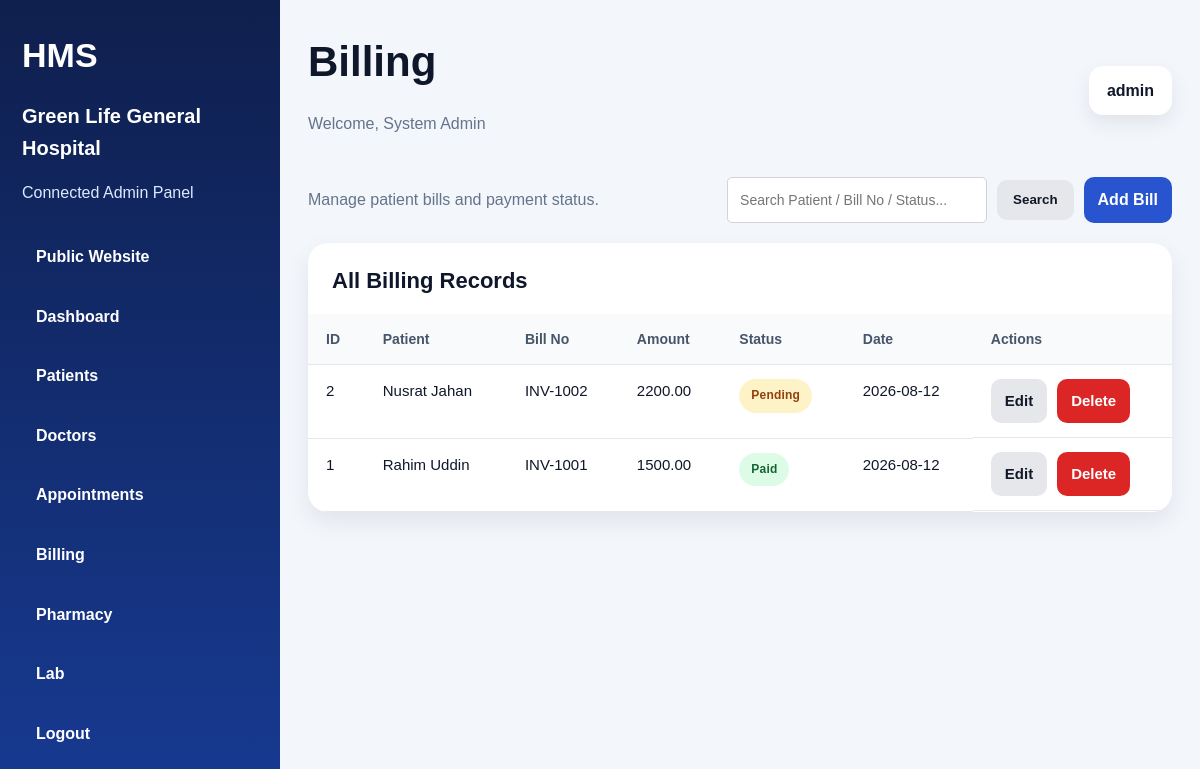
The page /admin/modules/billing/index.php (signed in) on the database its author committed.
### tables this page shows
CREATE TABLE billing (
  id INT AUTO_INCREMENT PRIMARY KEY,
  patient_id INT NOT NULL,
  bill_no VARCHAR(50) NOT NULL,
  amount DECIMAL(10,2) NOT NULL,
  payment_status VARCHAR(20) NOT NULL DEFAULT 'Pending',
  billing_date DATE NOT NULL,
  created_at DATETIME NOT NULL,
  CONSTRAINT fk_billing_patient FOREIGN KEY (patient_id) REFERENCES patients(id) ON DELETE CASCADE
);

CREATE TABLE patients (
  id INT AUTO_INCREMENT PRIMARY KEY,
  name VARCHAR(120) NOT NULL,
  age INT DEFAULT 0,
  gender VARCHAR(20) DEFAULT 'Male',
  phone VARCHAR(30) NOT NULL,
  blood_group VARCHAR(10) DEFAULT '',
  address VARCHAR(255) DEFAULT '',
  created_at DATETIME NOT NULL
);

### config/app.php (called while the page is built, shortened)
<?php
function e($v): string
{
    return htmlspecialchars((string) $v, ENT_QUOTES, 'UTF-8');
}
function status_badge_class(string $status): string
{
    $s = strtolower($status);
    return in_array($s, ['paid', 'completed', 'available', 'normal', 'active'])
        ? 'badge success'
        : (
            in_array($s, ['pending', 'scheduled', 'low stock'])
                ? 'badge warning'
                : 'badge'
        );
}

### admin/modules/billing/index.php (the view, shortened to what this page needs)
<?php
require_once __DIR__ . '/../../../config/database.php';
$sql = "
    SELECT
        b.*,
        p.name AS patient_name
    FROM billing b
    LEFT JOIN patients p ON p.id = b.patient_id
";
$params = [];
$sql .= " ORDER BY b.id DESC";
$stmt = $pdo->prepare($sql);
$stmt->execute($params);
$rows = $stmt->fetchAll();
include __DIR__ . '/../../partials/header.php';
?>
<div class="toolbar">
    <div class="muted">
        Manage patient bills and payment status.
    </div>
    <div class="toolbar-actions">
        <form method="GET" class="search-form">
            <input
                type="text"
                name="search"
                class="form-control"
                placeholder="Search Patient / Bill No / Status..."
                value="<?= e($_GET['search'] ?? '') ?>">
            <button type="submit" class="btn btn-secondary">
                Search
            </button>
        </form>
        <a class="btn btn-primary" href="form.php">
            Add Bill
        </a>
    </div>
</div>
<div class="table-card">
    <div class="table-head">
        <h3>All Billing Records</h3>
    </div>
    <div class="table-wrap">
        <table class="table">
            <thead>
                <tr>
                    <th>ID</th>
                    <th>Patient</th>
                    <th>Bill No</th>
                    <th>Amount</th>
                    <th>Status</th>
                    <th>Date</th>
                    <th>Actions</th>
                </tr>
            </thead>
            <tbody>
            <?php if(count($rows) > 0): ?>
                <?php foreach($rows as $r): ?>
                <tr>
                    <td><?= e($r['id']) ?></td>
                    <td><?= e($r['patient_name']) ?></td>
                    <td><?= e($r['bill_no']) ?></td>
                    <td><?= e($r['amount']) ?></td>
                    <td>
                        <span class="<?= e(status_badge_class($r['payment_status'])) ?>">
                            <?= e($r['payment_status']) ?>
                        </span>
                    </td>
                    <td><?= e($r['billing_date']) ?></td>
                    <td class="actions">
                        <a class="btn btn-secondary" href="form.php?id=<?= e($r['id']) ?>">
                            Edit
                        </a>
                        <a class="btn btn-danger"
                           data-confirm="Delete bill?"
                           href="delete.php?id=<?= e($r['id']) ?>">
                            Delete
                        </a>
                    </td>
                </tr>
                <?php endforeach; ?>
            <?php endif; ?>
            </tbody>
        </table>
    </div>
</div>
<?php include __DIR__ . '/../../partials/footer.php'; ?>

### assets/css/style.css (style rules this page uses)
:root { --bg:#f4f7fb; --card:#fff; --text:#172033; --muted:#5f6b7a; --pri:#1d4ed8; --pri2:#0f172a; --line:#e5e7eb; --success:#16a34a; --warn:#d97706; --danger:#dc2626; --radius:22px; --shadow:0 16px 36px rgba(15,23,42,.10) }
* { box-sizing:border-box }
html { scroll-behavior:smooth }
body { margin:0; font-family:Arial,Helvetica,sans-serif; background:var(--bg); color:var(--text); line-height:1.6 }
a { text-decoration:none; color:inherit }
.btn { display:inline-flex; align-items:center; justify-content:center; padding:13px 20px; border-radius:14px; border:none; cursor:pointer; font-weight:700; transition:.25s ease }
.btn-primary { background:var(--pri); color:#fff }
.btn-secondary { background:#eef2ff; color:var(--pri2) }
.btn-danger { background:#fee2e2; color:#991b1b }
.badge { display:inline-block; padding:7px 12px; border-radius:999px; font-size:12px; font-weight:700; letter-spacing:.2px; background:#e8eefc; color:#21409a }
.badge.success { background:#dcfce7; color:#166534 }
.badge.warning { background:#fef3c7; color:#92400e }
.muted { color:var(--muted) }
.hero-card, .panel, .table-card, .stat-card, .info-card, .login-panel { background:var(--card); border-radius:var(--radius); box-shadow:var(--shadow) }
.form-control { width: 100%; height: 48px; border: 1px solid #d1d5db; border-radius: 12px; padding: 12px 14px; font-size: 15px; color: #111827; background: #ffffff; outline: none; box-sizing: border-box; }
.muted { color:#6b7280; }
.btn { display:inline-block; padding:12px 18px; border-radius:8px; text-decoration:none; border:none; cursor:pointer; font-weight:600; }
.btn-primary { background:#2854cf; color:#fff; }
.btn-secondary { background:#e5e7eb; color:#111827; }
.muted { color: #6b7280; }
.btn { display: inline-block; padding: 12px 18px; border-radius: 10px; text-decoration: none; border: none; cursor: pointer; font-weight: 600; }
.btn-primary { background: #2854cf; color: #fff; }
.btn-secondary { background: #e5e7eb; color: #111827; }
.admin-body { margin: 0; background: #f3f6fb; font-family: Arial, sans-serif; color: #0f172a; }
.table-card { background: #ffffff; border-radius: 20px; box-shadow: 0 10px 24px rgba(15, 23, 42, 0.08); overflow: hidden; }
.table-head { padding: 20px 24px 0; }
.table-head h3 { margin: 0 0 16px; font-size: 22px; color: #0f172a; }
.table-wrap { width: 100%; overflow-x: auto; }
.table { width: 100%; border-collapse: collapse; }
.table th, .table td { padding: 14px 18px; text-align: left; border-bottom: 1px solid #e5e7eb; }
.table th { background: #f8fafc; font-size: 14px; color: #475569; font-weight: 800; }
.table td { font-size: 15px; color: #0f172a; }
.muted { color: #64748b; }
.toolbar { display: flex; align-items: center; justify-content: space-between; gap: 16px; margin-bottom: 20px; flex-wrap: wrap; }
.actions { display: flex; gap: 10px; flex-wrap: wrap; }
.btn-danger { background: #dc2626; color: #ffffff; text-decoration: none; padding: 10px 14px; border-radius: 10px; font-weight: 600; display: inline-block; }
.btn-secondary { background: #e5e7eb; color: #111827; text-decoration: none; padding: 10px 14px; border-radius: 10px; font-weight: 600; display: inline-block; }
.btn-primary { background: #2854cf; color: #ffffff; text-decoration: none; padding: 10px 14px; border-radius: 10px; font-weight: 600; display: inline-block; }
.table th, .table td { padding: 14px 18px; text-align: left; border-bottom: 1px solid #e5e7eb; vertical-align: top; }
.form-control { width: 100%; min-height: 46px; border: 1px solid #d1d5db; border-radius: 10px; padding: 10px 14px; font-size: 15px; color: #111827; background: #ffffff; box-sizing: border-box; outline: none; }

### admin/partials/header.php (style rules this page uses)
.toolbar { display:flex; justify-content:space-between; align-items:center; flex-wrap:wrap; gap:15px; margin-bottom:20px; }
.toolbar-actions { display:flex; align-items:center; gap:10px; flex-wrap:wrap; }
.search-form { display:flex; align-items:center; gap:10px; }
.search-form .form-control { width:260px; height:40px; padding:8px 12px; border:1px solid #ced4da; border-radius:5px; font-size:14px; outline:none; transition:.3s; }
.search-form .btn { height:40px; padding:0 16px; display:flex; align-items:center; justify-content:center; cursor:pointer; }
.btn-primary { white-space:nowrap; }
.btn-secondary { white-space:nowrap; }

### rows shown on the page
billing: id "2", patient.name "Nusrat Jahan", bill_no "INV-1002", amount "2200.00", payment_status "Pending", billing_date "2026-08-12"
billing: id "1", patient.name "Rahim Uddin", bill_no "INV-1001", amount "1500.00", payment_status "Paid", billing_date "2026-08-12"

### other values the page prints
APP_NAME "Green Life General Hospital"
$pageTitle "Billing"
$_SESSION['admin_name'] "System Admin"
$_SESSION['admin_username'] "admin"
